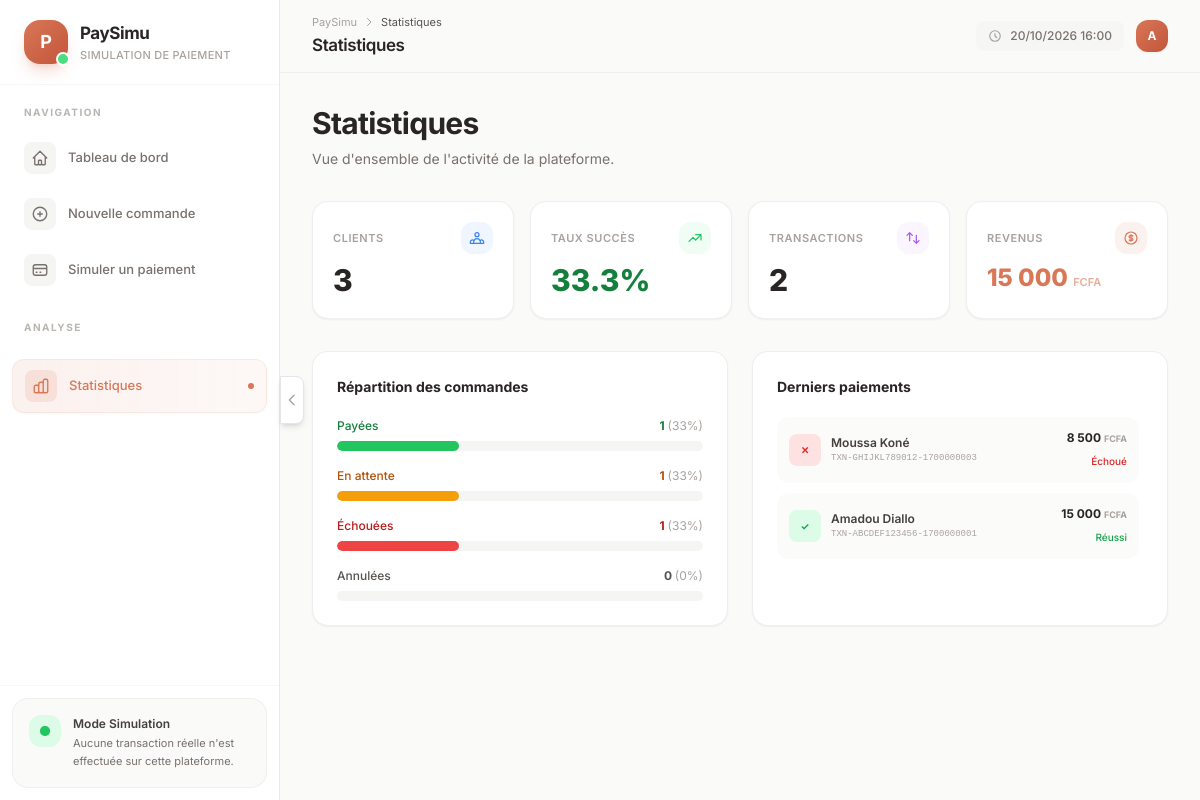
The app's page /stats.php with its own data.
### tables this page shows
CREATE TABLE IF NOT EXISTS payments (
    id INT AUTO_INCREMENT PRIMARY KEY,
    transaction_id VARCHAR(100) NOT NULL UNIQUE,
    order_id INT NOT NULL,
    amount DECIMAL(12, 2) NOT NULL,
    status ENUM('PENDING', 'SUCCESS', 'FAILED') NOT NULL DEFAULT 'PENDING',
    provider VARCHAR(50) NOT NULL DEFAULT 'MOBILE_MONEY',
    created_at TIMESTAMP DEFAULT CURRENT_TIMESTAMP,
    paid_at TIMESTAMP NULL DEFAULT NULL,
    FOREIGN KEY (order_id) REFERENCES orders(id) ON DELETE CASCADE
);

CREATE TABLE IF NOT EXISTS clients (
    id INT AUTO_INCREMENT PRIMARY KEY,
    name VARCHAR(255) NOT NULL,
    email VARCHAR(255) NOT NULL UNIQUE,
    created_at TIMESTAMP DEFAULT CURRENT_TIMESTAMP
);

### stats.php (the view, shortened to what this page needs)
<?php
require 'db.php';
$totalClients = 0;
$res1 = $conn->query("SELECT COUNT(*) as total FROM clients");
if ($res1) { $row1 = $res1->fetch_assoc(); $totalClients = $row1['total']; }
$totalOrders = 0; $totalPaid = 0; $totalPending = 0; $totalFailed = 0; $totalCancelled = 0; $revenue = 0;
$res2 = $conn->query("SELECT status, COUNT(*) as cnt, COALESCE(SUM(amount), 0) as total_amount FROM orders GROUP BY status");
if ($res2) {
    while ($row2 = $res2->fetch_assoc()) {
        $totalOrders += $row2['cnt'];
        if ($row2['status'] === 'PAID')      { $totalPaid      = $row2['cnt']; $revenue = $row2['total_amount']; }
        if ($row2['status'] === 'PENDING')   { $totalPending   = $row2['cnt']; }
        if ($row2['status'] === 'FAILED')    { $totalFailed    = $row2['cnt']; }
    }
}
$totalPayments = 0; $successPayments = 0; $failedPayments = 0;
$res3 = $conn->query("SELECT status, COUNT(*) as cnt FROM payments GROUP BY status");
if ($res3) {
    while ($row3 = $res3->fetch_assoc()) {
        $totalPayments += $row3['cnt'];
    }
}
$successRate = ($totalOrders > 0) ? round(($totalPaid / $totalOrders) * 100, 1) : 0;
$recentPayments = $conn->query("
    SELECT p.transaction_id, p.amount, p.status, p.provider, p.paid_at, p.created_at,
           o.order_number, c.name AS client_name
    FROM payments p LEFT JOIN orders o ON p.order_id = o.id LEFT JOIN clients c ON o.client_id = c.id
    ORDER BY p.created_at DESC LIMIT 10
");
?>
<!DOCTYPE html>
<html lang="fr">
<head>
    <script src="https://cdn.tailwindcss.com"></script>
</head>
<body class="bg-[#FAFAF9] text-stone-800 min-h-screen">
    <?php include 'includes/sidebar.php'; ?>
    <div id="mainContent" class="main-content lg:ml-[280px] min-h-screen flex flex-col">
        <?php include 'includes/header.php'; ?>
        <main class="flex-1 px-4 sm:px-6 lg:px-8 py-6 sm:py-8">
            <div class="mb-8">
                <h2 class="text-2xl sm:text-3xl font-bold tracking-tight mb-2">Statistiques</h2>
                <p class="text-stone-500 text-sm">Vue d'ensemble de l'activité de la plateforme.</p>
            </div>
            <div class="grid grid-cols-2 lg:grid-cols-4 gap-3 sm:gap-4 mb-8">
                <div class="stat-card group bg-white rounded-2xl border border-stone-200/60 p-4 sm:p-5 shadow-sm hover:shadow-md hover:border-stone-300/60 transition-all duration-300">
                    <div class="flex items-center justify-between mb-2">
                        <span class="text-[10px] sm:text-[11px] font-semibold text-stone-400 uppercase tracking-wider">Clients</span>
                        <div class="w-8 h-8 bg-blue-50 rounded-xl flex items-center justify-center group-hover:scale-110 transition-transform">
                        </div>
                    </div>
                    <p class="text-2xl sm:text-3xl font-extrabold"><?= $totalClients ?></p>
                </div>
                <div class="stat-card group bg-white rounded-2xl border border-stone-200/60 p-4 sm:p-5 shadow-sm hover:shadow-md hover:border-green-200 transition-all duration-300">
                    <div class="flex items-center justify-between mb-2">
                        <span class="text-[10px] sm:text-[11px] font-semibold text-stone-400 uppercase tracking-wider">Taux succès</span>
                        <div class="w-8 h-8 bg-green-50 rounded-xl flex items-center justify-center group-hover:scale-110 transition-transform">
                            <svg class="w-4 h-4 text-green-500" fill="none" stroke="currentColor" viewBox="0 0 24 24"><path stroke-linecap="round" stroke-linejoin="round" stroke-width="1.8" d="M13 7h8m0 0v8m0-8l-8 8-4-4-6 6"/></svg>
                        </div>
                    </div>
                    <p class="text-2xl sm:text-3xl font-extrabold text-green-700"><?= $successRate ?>%</p>
                </div>
                <div class="stat-card group bg-white rounded-2xl border border-stone-200/60 p-4 sm:p-5 shadow-sm hover:shadow-md transition-all duration-300">
                    <div class="flex items-center justify-between mb-2">
                        <span class="text-[10px] sm:text-[11px] font-semibold text-stone-400 uppercase tracking-wider">Transactions</span>
                        <div class="w-8 h-8 bg-purple-50 rounded-xl flex items-center justify-center group-hover:scale-110 transition-transform">
                            <svg class="w-4 h-4 text-purple-500" fill="none" stroke="currentColor" viewBox="0 0 24 24"><path stroke-linecap="round" stroke-linejoin="round" stroke-width="1.8" d="M7 16V4m0 0L3 8m4-4l4 4m6 0v12m0 0l4-4m-4 4l-4-4"/></svg>
                        </div>
                    </div>
                    <p class="text-2xl sm:text-3xl font-extrabold"><?= $totalPayments ?></p>
                </div>
                <div class="stat-card group bg-white rounded-2xl border border-stone-200/60 p-4 sm:p-5 shadow-sm hover:shadow-md hover:border-[#D97757]/30 transition-all duration-300">
                    <div class="flex items-center justify-between mb-2">
                        <span class="text-[10px] sm:text-[11px] font-semibold text-stone-400 uppercase tracking-wider">Revenus</span>
                        <div class="w-8 h-8 bg-[#D97757]/10 rounded-xl flex items-center justify-center group-hover:scale-110 transition-transform">
                        </div>
                    </div>
                    <p class="text-xl sm:text-2xl font-extrabold text-[#D97757]"><?= number_format($revenue, 0, ',', ' ') ?> <span class="text-[11px] font-semibold text-[#D97757]/60">FCFA</span></p>
                </div>
            </div>
            <div class="grid grid-cols-1 lg:grid-cols-2 gap-4 sm:gap-6">
                <div class="bg-white rounded-2xl border border-stone-200/60 p-5 sm:p-6 shadow-sm" style="animation: fadeUp 0.5s ease-out 0.25s backwards;">
                    <h3 class="text-[14px] font-bold mb-5">Répartition des commandes</h3>
                    <div class="space-y-4">
                        <?php
                        $bars = [
                            ['Payées',    $totalPaid,      'bg-green-500',  'text-green-700'],
                            ['En attente',$totalPending,   'bg-amber-500',  'text-amber-700'],
                            ['Échouées',  $totalFailed,    'bg-red-500',    'text-red-700'],
                            ['Annulées',  $totalCancelled, 'bg-stone-400',  'text-stone-600'],
                        ];
                        foreach ($bars as $bar):
                            $pct = $totalOrders > 0 ? ($bar[1] / $totalOrders * 100) : 0;
                        ?>
                        <div>
                            <div class="flex justify-between items-center text-[12px] mb-1.5">
                                <span class="font-medium <?= $bar[3] ?>"><?= $bar[0] ?></span>
                                <span class="font-bold <?= $bar[3] ?>"><?= $bar[1] ?> <span class="font-normal text-stone-400">(<?= round($pct) ?>%)</span></span>
                            </div>
                            <div class="w-full bg-stone-100 rounded-full h-2.5 overflow-hidden">
                                <div class="<?= $bar[2] ?> h-2.5 rounded-full transition-all duration-1000 ease-out" style="width: <?= $pct ?>%"></div>
                            </div>
                        </div>
                        <?php endforeach; ?>
                    </div>
                </div>
                <div class="bg-white rounded-2xl border border-stone-200/60 p-5 sm:p-6 shadow-sm" style="animation: fadeUp 0.5s ease-out 0.3s backwards;">
                    <h3 class="text-[14px] font-bold mb-5">Derniers paiements</h3>
                    <?php if ($recentPayments && $recentPayments->num_rows > 0): ?>
                        <div class="space-y-2.5 max-h-72 overflow-y-auto pr-1 scrollbar-thin">
                            <?php while ($rp = $recentPayments->fetch_assoc()): ?>
                                <div class="flex items-center justify-between p-3 bg-stone-50/80 rounded-xl hover:bg-stone-100/60 transition-colors">
                                    <div class="flex items-center gap-2.5">
                                        <div class="w-8 h-8 rounded-lg flex items-center justify-center text-[10px] font-bold
                                                    <?= $rp['status'] === 'SUCCESS' ? 'bg-green-100 text-green-600' : 'bg-red-100 text-red-600' ?>">
                                            <?= $rp['status'] === 'SUCCESS' ? '✓' : '✕' ?>
                                        </div>
                                        <div>
                                            <p class="text-[12px] font-semibold text-stone-700"><?= htmlspecialchars($rp['client_name'] ?? '—') ?></p>
                                            <p class="font-mono text-[9px] text-stone-400"><?= htmlspecialchars($rp['transaction_id']) ?></p>
                                        </div>
                                    </div>
                                    <div class="text-right">
                                        <p class="text-[12px] font-bold text-stone-800"><?= number_format($rp['amount'], 0, ',', ' ') ?> <span class="text-[9px] text-stone-400">FCFA</span></p>
                                        <span class="text-[10px] <?= $rp['status'] === 'SUCCESS' ? 'text-green-600' : 'text-red-600' ?> font-medium"><?= $rp['status'] === 'SUCCESS' ? 'Réussi' : 'Échoué' ?></span>
                                    </div>
                                </div>
                            <?php endwhile; ?>
                        </div>
                    <?php endif; ?>
                </div>
            </div>
        </main>
    </div>
</body>
</html>

### stats.php (style rules this page uses)
body { font-family: 'Inter', system-ui, -apple-system, sans-serif; }
.main-content { transition: margin-left 0.3s ease-in-out; }
.stat-card { animation: fadeUp 0.5s ease-out backwards; }
.stat-card:nth-child(1) { animation-delay: 0.05s; }
.stat-card:nth-child(2) { animation-delay: 0.10s; }
.stat-card:nth-child(3) { animation-delay: 0.15s; }
.stat-card:nth-child(4) { animation-delay: 0.20s; }

### records on screen
payments: clients.name "Moussa Koné", transaction "TXN-GHIJKL789012-1700000003", amount "8 500", status "Échoué"
payments: clients.name "Amadou Diallo", transaction "TXN-ABCDEF123456-1700000001", amount "15 000", status "Réussi"

### other values on screen
$pageTitle "Statistiques"
$totalClients "3"
$successRate "33.3"
$totalPayments "2"
$revenue "15 000"
$bar[0] "Payées"
$bar[1] "1"
$pct "33"
$bar[0] "En attente"
$bar[0] "Échouées"
$bar[0] "Annulées"
$bar[1] "0"
$pct "0"
